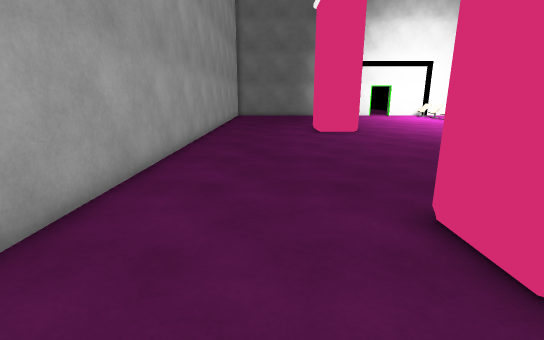
View 1 (above)

19 first-person views from a walk through a Unity game level. The camera is 1.3 m above the floor, tilts 14° down and sees 85° across. The floor is counted in squares, 0.65 m on a side. Each view is taken from the middle of a square. On the plan, view 1 faces up. The plan holds only what a view shows up to about 17 squares ahead; the rest is blank. The place goes on beyond the plan. The player character is not drawn.

View 2
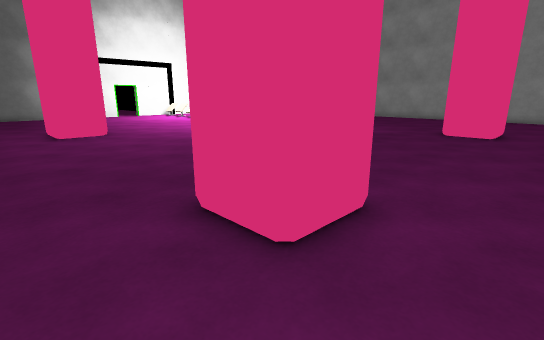

View 3
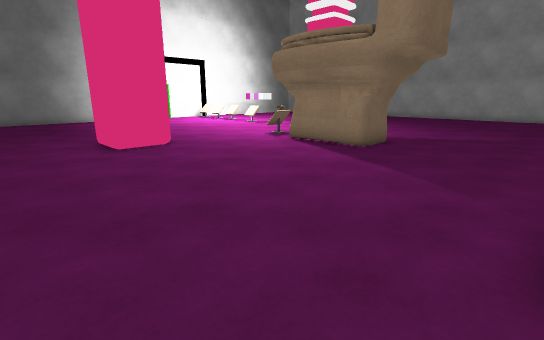

View 4
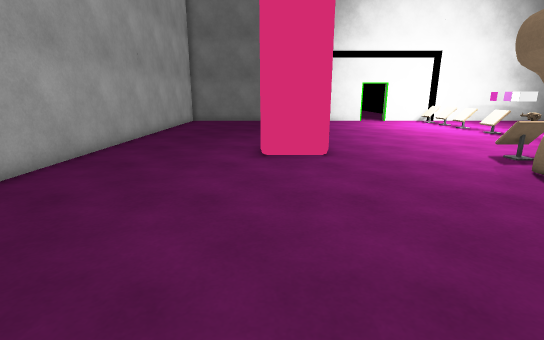

View 5
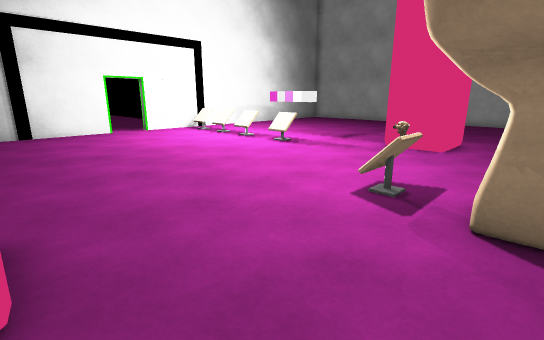

View 6
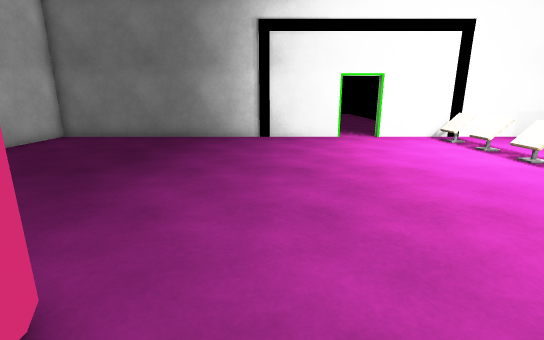

View 7
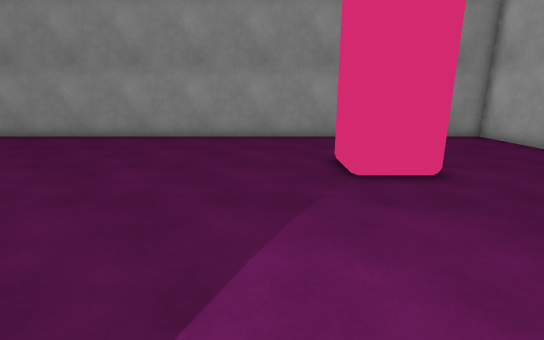

View 8
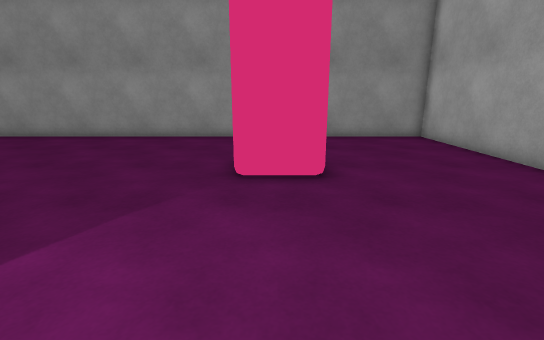

View 9
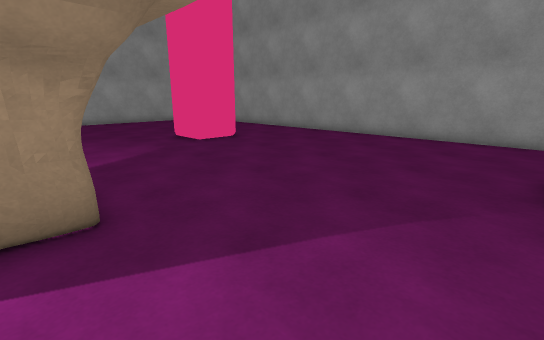

View 10
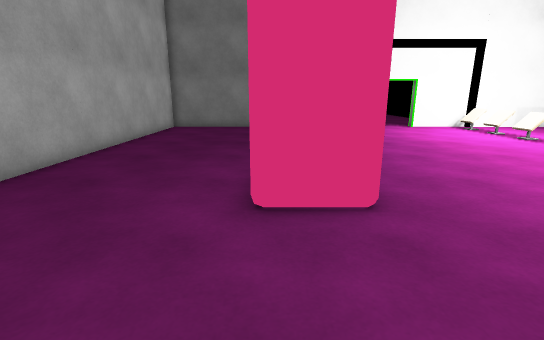

View 11
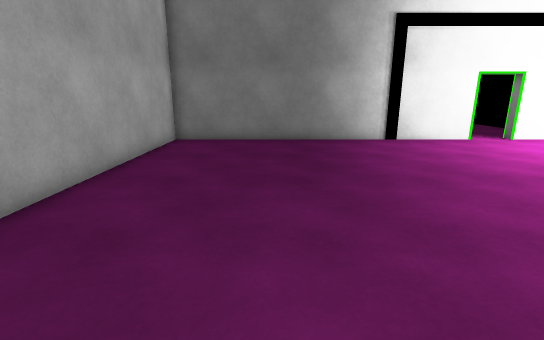

View 12
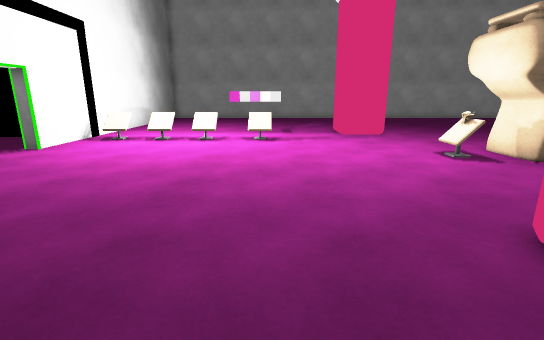

View 13
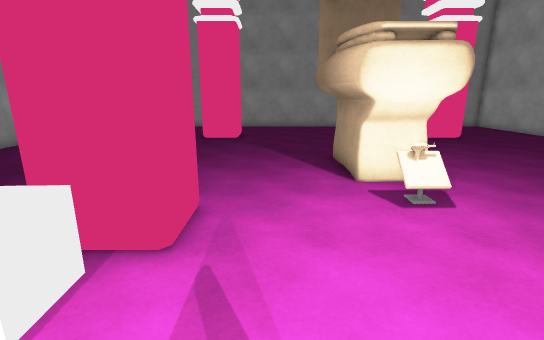

View 14
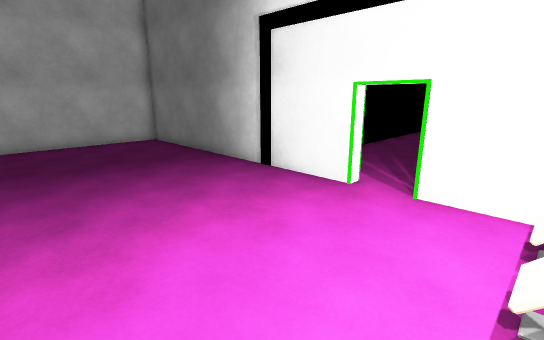

View 15
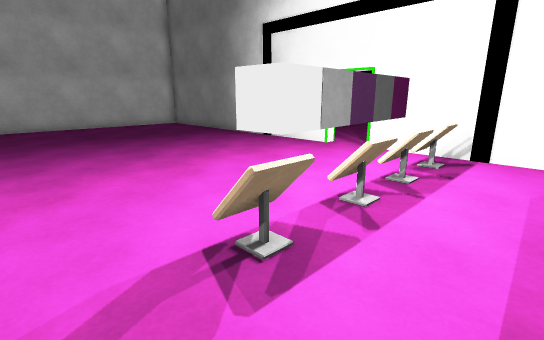

View 16
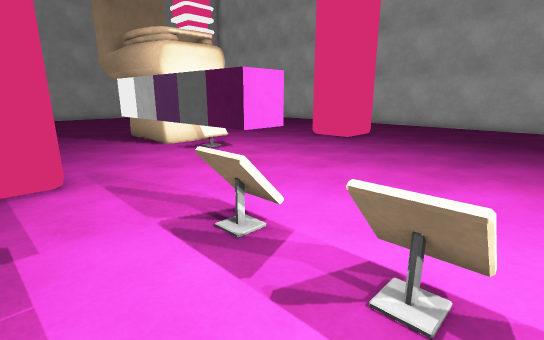

View 17
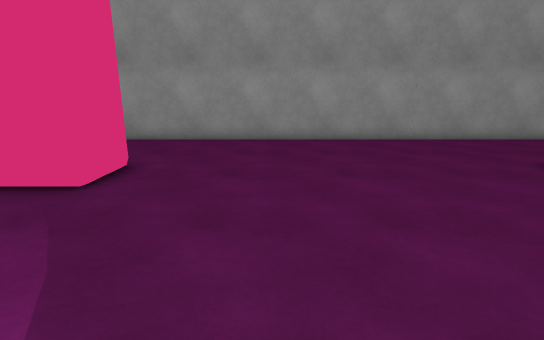

View 18
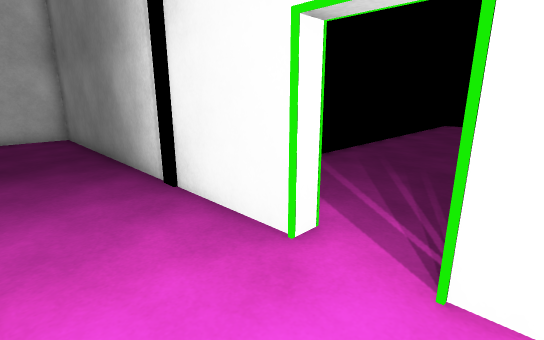

View 19
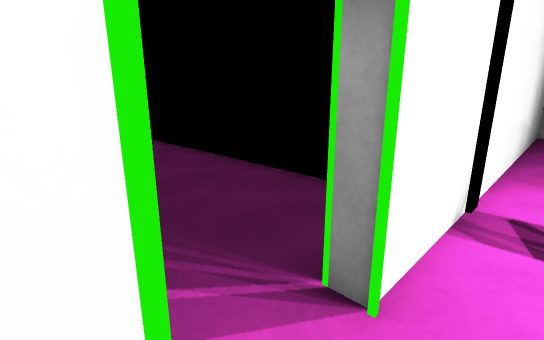

### Floor plan
Key: @ floor where view 1 was taken; # wall or solid block; . floor; / step, stairs or slope; O other object.
Columns run from 4 left of view 1 to 18 right of it. Each row starts with its distance up from view 1.
 43             ...
 42             ...
 41             ...   ..
 40             ....  ..
 39             .... ...
 38             .... ...
 37             ........
 36             ........#
 35              .......#
 34              .......
 33               #..#
 32 ###############..######
 31 #......................
 30 #..................O...
 29 #......................
 28 #..................OO..
 27 #......................
 26 #..................O...
 25 #...................O..
 24 #................../O..
 23 #..................OOO.
 22 #......................
 21 #......................
 20 #......................
 19 #......###...........##
 18 #......###...........##
 17 #......###.....O.....##
 16 #..............OO......
 15 #.............OOO......
 14 #.............OOO......
 13 #.............O O......
 12 #.............O O......
 11 #.............O#O......
 10 #..............OO......
  9 #......................
  8 #......................
  7 #......................
  6 #......................
  5 #......###............#
  4 #......###...........##
  3 #......###...........##
  2 #.....................#
  1 #......................
  0 #...@..................
 -1 #......................
 -2 #......................
 -3 #######################

Where each view was taken, in squares from view 1:
view 1: 0 up, 0 right, facing up
view 2: 0 up, 0 right, facing up-right
view 3: 5 up, 1 left, facing up-right
view 4: 7 up, 3 right, facing up
view 5: 14 up, 5 right, facing up-right
view 6: 17 up, 7 right, facing up
view 7: 12 up, 7 right, facing down
view 8: 12 up, 4 right, facing down
view 9: 12 up, 5 right, facing down-right
view 10: 12 up, 3 right, facing up
view 11: 18 up, 1 right, facing up
view 12: 23 up, 1 right, facing right
view 13: 24 up, 15 right, facing down
view 14: 24 up, 15 right, facing up-left
view 15: 21 up, 18 right, facing up-left
view 16: 27 up, 18 right, facing down-left
view 17: 11 up, 13 right, facing down
view 18: 29 up, 13 right, facing up-left
view 19: 31 up, 10 right, facing up-right
